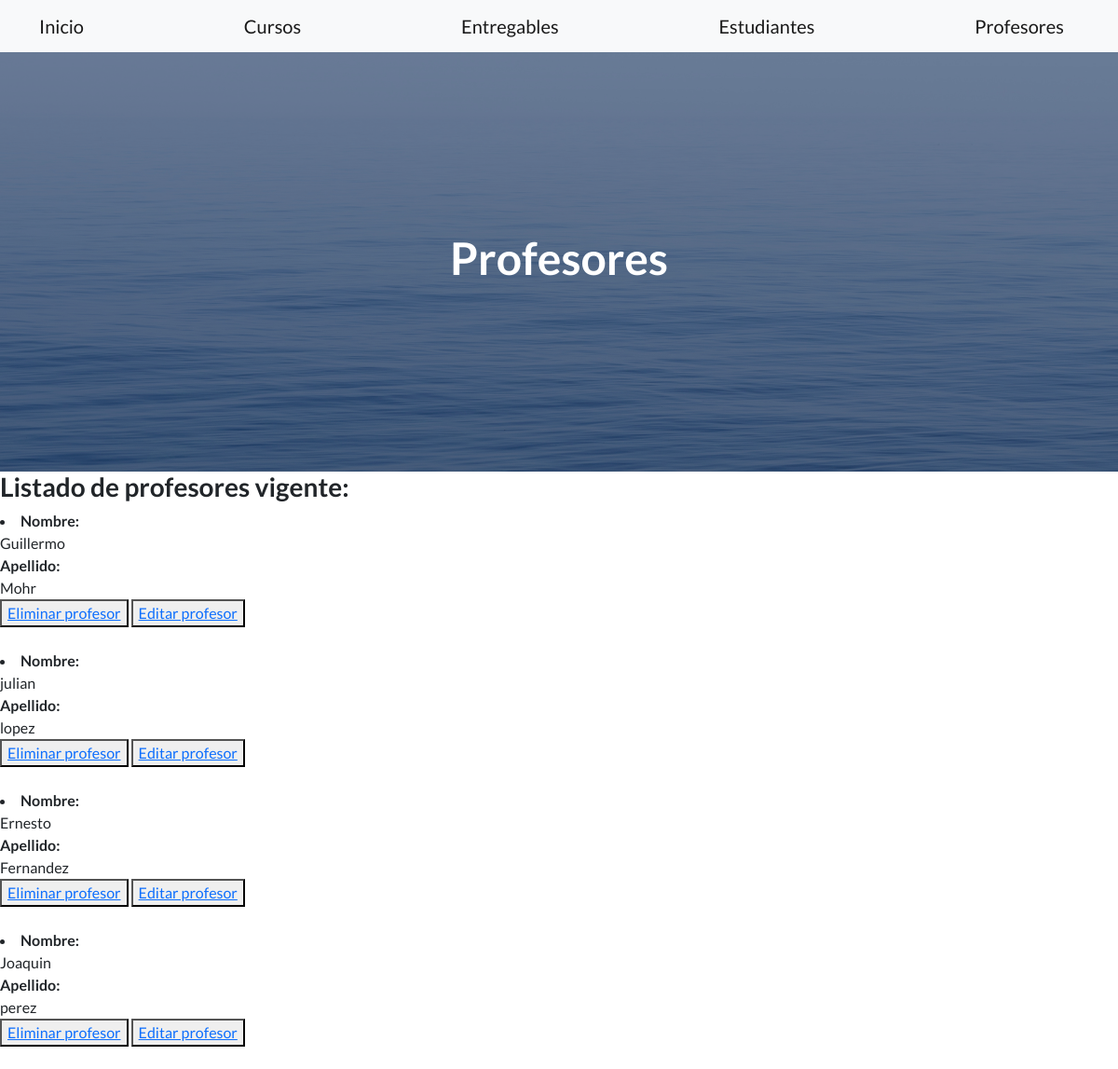
Before: /AppCoder/Profesores/ with the older database file.
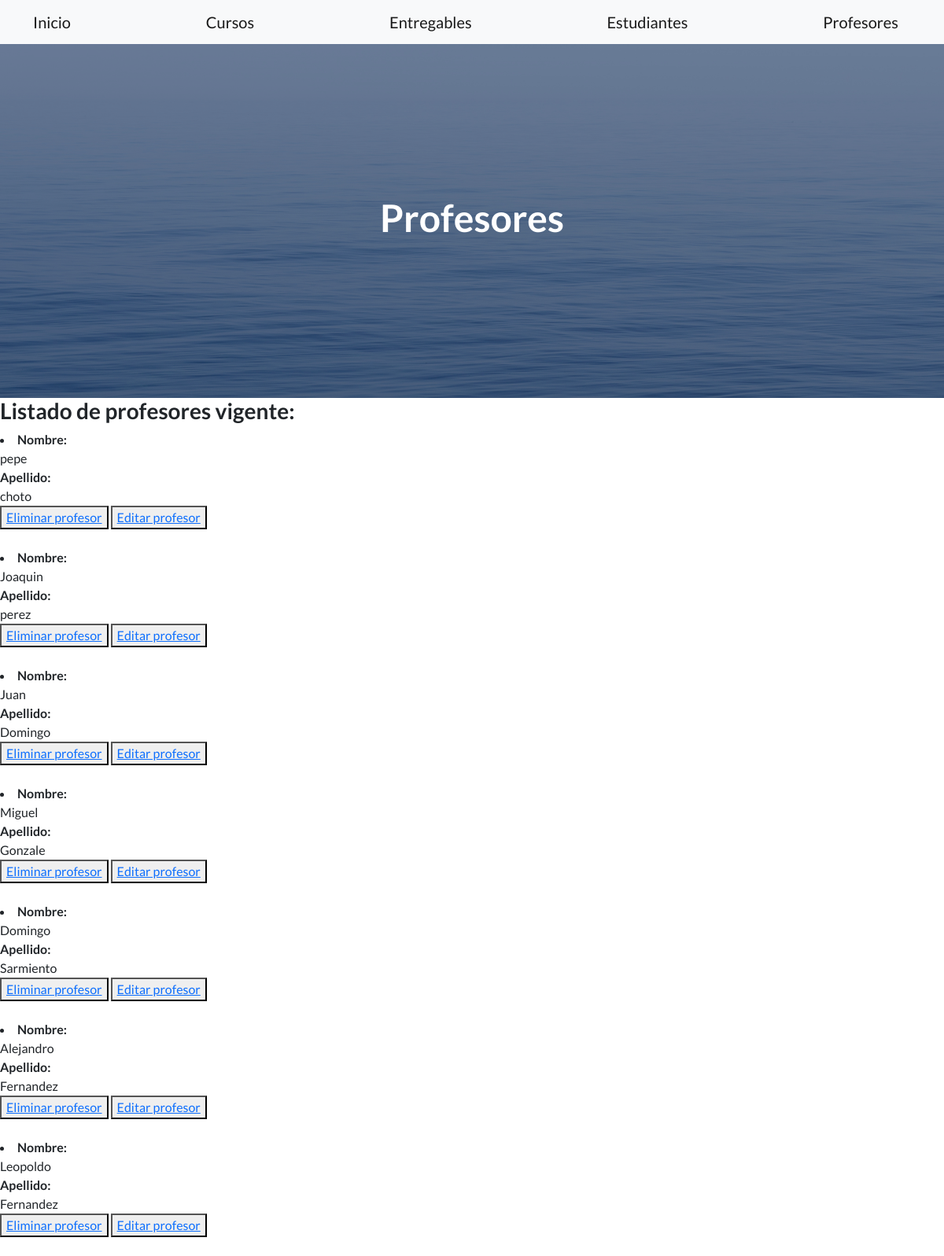
After: the same page with the newer database file.
### AppCoder/models.py (models this page shows, shortened)
class Profesor(models.Model):
    nombre = models.CharField(max_length=40)
    apellido =models.CharField(max_length=40)
    email = models.EmailField()
    profesion = models.CharField(max_length=40)

### AppCoder/views.py (the view)
# urls.py: path('Profesores/', verProfesores, name='Profesores'),
def verProfesores(request):
    profesores = Profesor.objects.all()
    return render(request, 'AppCoder/template_profesores.html', {'profesores':profesores})

### AppCoder/Templates/AppCoder/template_profesores.html (shortened to what this page needs)
{% extends "AppCoder/padre.html" %}
{% load static %}
{% block Cartel %}
<h1>Profesores</h1>
{% endblock %}
{% block ContenidoVariable %}
<h3>Listado de profesores vigente:</h3>
{% for profesor in profesores %}
<li><b>Nombre:</b><br>  {{profesor.nombre}} <br> <b>Apellido:</b><br>   {{profesor.apellido}} </li>
<button>
    <a href="{% url 'eliminarProfesor' profesor.nombre %}">Eliminar profesor</a>
</button>
<button>
    <a href="{% url 'editarProfesor' profesor.nombre %}">Editar profesor</a>
</button>
<br><br>
{% endfor %}
{% endblock %}

### AppCoder/Templates/AppCoder/padre.html (shortened to what this page needs)
<!DOCTYPE html>
<html lang="en">
    <head>
        {% load static %}
        <link href="https://cdn.jsdelivr.net/npm/bootstrap-icons@1.5.0/font/bootstrap-icons.css" rel="stylesheet" type="text/css" />
        <link href="{% static 'AppCoder/css/styles.css' %}" rel="stylesheet" />
    </head>
    <body>
        <nav class="navbar navbar-light bg-light static-top">
            <div class="container">
                <a class="navbar-brand" href="/AppCoder/">Inicio</a>
                <a class="navbar-brand" href="/AppCoder/cursos/">Cursos</a>
                <a class="navbar-brand" href="/AppCoder/entregables/">Entregables</a>
                <a class="navbar-brand" href="/AppCoder/estudiantes/">Estudiantes</a>
                <a class="navbar-brand" href="/AppCoder/Profesores/">Profesores</a>
            </div>
        </nav>
        <header class="masthead">
            <div class="container position-relative">
                <div class="row justify-content-center">
                    <div class="col-xl-9">
                        <div class="text-center text-white">
                            {% block Cartel %}{% endblock %}
                        </div>
                    </div>
                </div>
            </div>
        </header>
        {% block ContenidoVariable %}
        {% endblock %}
    </body>
</html>

Changed rows visible on the page:
removed Profesor: nombre "Guillermo", apellido "Mohr"
removed Profesor: nombre "julian", apellido "lopez"
changed Profesor: nombre "Ernesto" → "pepe"; apellido "Fernandez" → "choto"
added Profesor: nombre "Juan", apellido "Domingo"
added Profesor: nombre "Miguel", apellido "Gonzale"
added Profesor: nombre "Domingo", apellido "Sarmiento"
added Profesor: nombre "Alejandro", apellido "Fernandez"
added Profesor: nombre "Leopoldo", apellido "Fernandez"
